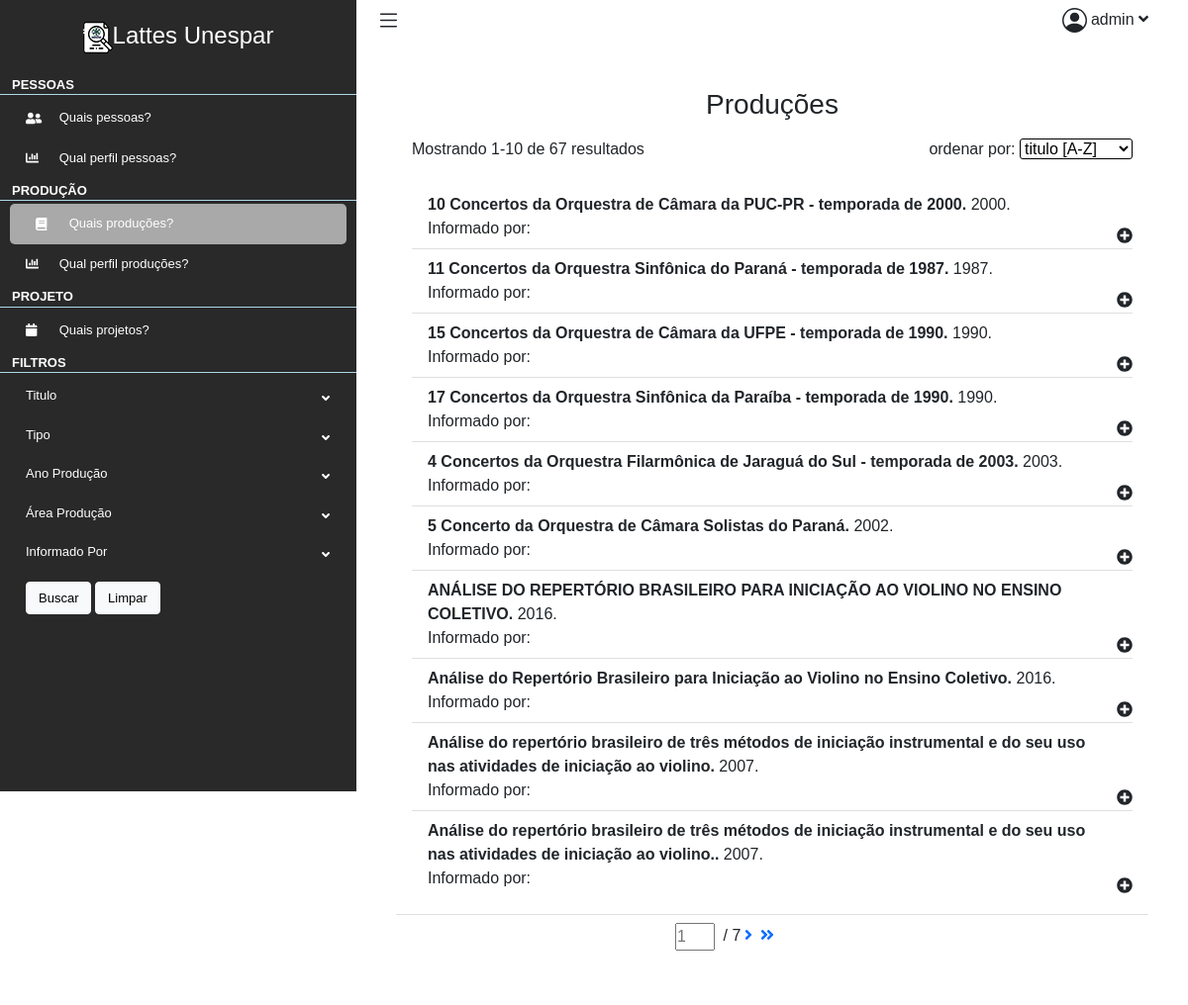
Page /lattes/producoes (signed in) on the earlier database version.
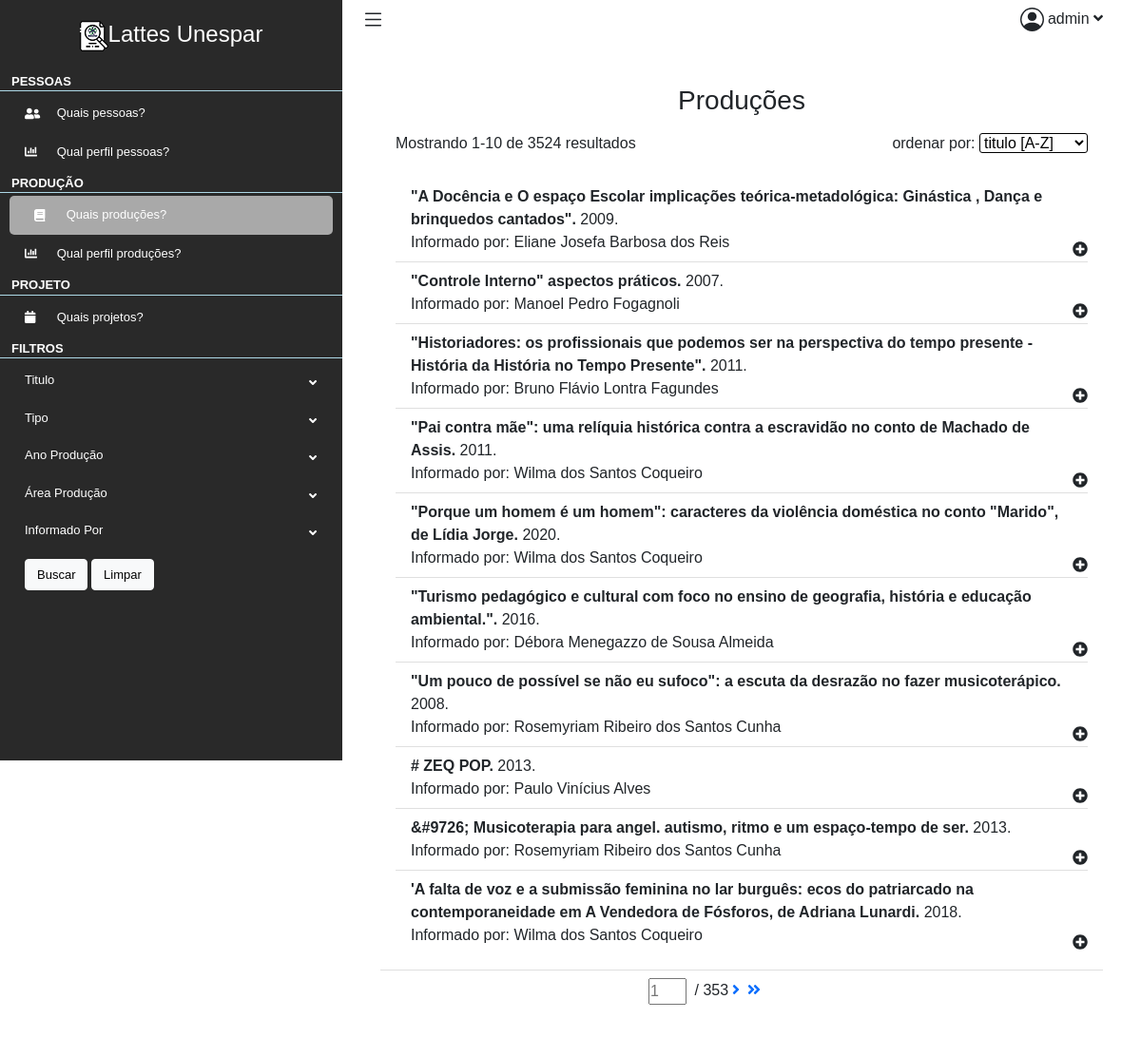
Same page on the later database version.
### lattes/models.py (models this page shows, shortened)
class Producao(models.Model):
    ano = models.IntegerField()
    informado_por = models.CharField(max_length=255)
    tipo = models.CharField(max_length=255)
    tipo_agrupador = models.CharField(max_length=255)
    titulo = models.CharField(max_length=255)

### lattes/views.py (the view)
# urls.py: path("producoes", views.producoes, name="producoes"),
@login_required
def producoes(request):
    context = {}
    regex = re.compile('(-?[A-Za-z]*)')
    unicode = re.compile('[A-Za-z_Á-û]*')
    ordenar = regex.match(str(request.GET.get('ordenar'))).group()
    area = request.GET.get('area')
    grande_area = request.GET.get('grandeArea')
    if ordenar == 'None':
        ordenar = 'titulo'
    producoes = Producao.objects.all()
    if valid_param(grande_area):
        producoes = producoes.filter(areas_conhecimento__grande_area=grande_area)
    elif valid_param(area):
        producoes = producoes.filter(areas_conhecimento__area=area)
    producoes_filtrada = ProducaoFilter(
        request.GET,
        queryset=producoes.order_by(ordenar)
    )
    paginator = Paginator(producoes_filtrada.qs, 10)
    page_number = request.GET.get('page')
    producoes_page = paginator.get_page(page_number)
    areas = AreaConhecimento.objects.all().values('grande_area', 'area').annotate(total=Count('id'))
    context["areas"] = areas
    context["grande_areas"] = grande_areas(areas)
    context["producoes"] = zip(producoes_page ,[producao.palavrasChave.all() for producao in producoes_page.object_list], [producao.areas_conhecimento.all() for producao in producoes_page.object_list], [producao.setores_atividade.all() for producao in producoes_page.object_list])
    context["Producao_page"] = producoes_page
    context["producoes_filtradas"] = producoes_filtrada
    return render(request, "lattes/producoes/producoes.html", context)

### lattes/templatetags/lattes_extras.py (called while the page is built)
@register.simple_tag
def my_url(value, field_name, urlencode=None):
    url = '?{}={}'.format(field_name, value)
    if urlencode:
        querystring = urlencode.split('&')
        f_querystring = filter(lambda p: p.split('=')[0]!=field_name, querystring)
        e_querystring = '&'.join(f_querystring)
        url='{}&{}'.format(url, e_querystring)
    return url

@register.filter
def replace(value, arg):
    if len(arg.split('|')) != 2:
        return value
    what, to = arg.split('|')
    return value.replace(what, to)

### lattes/views.py (called while the page is built)
def grande_areas(list):
    result = []
    for dictionary in list:
        grande_area = dictionary['grande_area']
        area = dictionary['area']
        total = dictionary['total']
        if not grande_area in [dictionary['grande_area'] for dictionary in result]:
            result.append({'grande_area':grande_area, 'total':total})
        else:
            for dictionary in result:
                if dictionary['grande_area'] == grande_area:
                    index = result.index(dictionary)
                    result.__setitem__(index, {'grande_area':grande_area, 'total':total + result.__getitem__(index)['total']})
    return result

def valid_param(param):
    return param != '' and param != None and param != 'None'

### lattes/templates/lattes/producoes/producoes.html (shortened to what this page needs)
{% extends 'lattes/layout.html' %}
{% load lattes_extras %}
{% load static %}
{% block main %}
<div class="container-fluid p-0">
    <div class="row">
        <div class="col-12">
            <div class="card">
                <div class="card-header">
                    <h1 class="h3 mb-3" style="text-align: center;">Produções</h1>
                    <div id="info">
                        <div>Mostrando {{ Producao_page.start_index }}-{{ Producao_page.end_index }} de {{ Producao_page.paginator.count }} resultados</div>
                        <div>ordenar por:
                            <select id="ordenar" form="filtro" name="ordenar">
                                <option value="titulo">titulo [A-Z]</option>
                            </select>
                        </div>
                    </div>
                </div>
                <div class="card-body">
                    <ul class="list-group list-group-flush">
                        {% for producao, palavras_chave, areas_conhecimento, setores_atividade in producoes%}
                        <li class="list-group-item">
                            <b>{{ producao.titulo}}.</b> {{ producao.ano }}.<br>
                            Informado por: {{ producao.informado_por }} <br>
                            <div class="drop-bnt"><i class="fa fa-plus-circle"></i></div>
                        </li>
                        {% endfor %}
                    </ul>
                </div>
                <div class="card-footer">
                    <div class="paginator">
                        <form method="GET">
                            <input type="number" name="page" placeholder="{{Producao_page.number}}"> /
                            {{Producao_page.paginator.num_pages}}
                        </form>
                        {% if Producao_page.has_next %}
                        <a href="{% my_url Producao_page.next_page_number 'page' request.GET.urlencode %}"><i
                                class="fas fa-angle-right"></i></a>
                        <a href="{% my_url Producao_page.paginator.num_pages 'page' request.GET.urlencode %}"><i
                                class="fas fa-angle-double-right"></i></a>
                        {% endif %}
                    </div>
                </div>
            </div>
        </div>
    </div>
</div>
{% endblock %}
{% block filtro %}
<form method="GET" id="filtro">
    <li>
        <div class="drop-bnt">
            Titulo <i class="fas fa-angle-down"></i>
        </div>
    </li>
    <li>
        <div class="drop-bnt">
            Tipo <i class="fa fa-angle-down"></i>
        </div>
    </li>
    <li>
        <div class="drop-bnt">
            Ano Produção <i class="fas fa-angle-down"></i>
        </div>
    </li>
    <li id="filtro-area">
        <div class="drop-bnt">
        Área Produção <i class="fas fa-angle-down"></i>
        </div>
    </li>
    <li>
        <div class="drop-bnt">
            Informado Por <i class="fas fa-angle-down"></i>
        </div>
    </li>
    <div class="submit">
        <input type="submit" value="Buscar" class="btn btn-light" id="btn-submit">
        <button type="button" class="btn btn-light" onclick="Limpar()" id="btn-limpar">Limpar</button>
    </div>
</form>
{% endblock %}

### lattes/templates/lattes/layout.html (shortened to what this page needs)
{% load static %}
<!DOCTYPE html>
<html lang="pt-br">
<head>
    <link rel="stylesheet" href="{% static 'css/estilo.css' %}">
    <link href="https://cdn.jsdelivr.net/npm/bootstrap@5.0.0-beta3/dist/css/bootstrap.min.css" rel="stylesheet">
</head>
<body>
    <div class="content">
        <aside class="sidebar">
            <a href="#" class="sidebar-logo"><img src="{% static 'imagens/sidebar-logo-lattesunespar.png' %}" alt="logo lattes unespar">Lattes Unespar</a>
            <nav class="links">
                <ul>
                    <li>
                        <div class="link-title">Pessoas</div>
                        <ul>
                            <li>
                                <a href="{% url 'lattes:pessoas' %}">
                                    <i class="fas fa-user-friends"></i>
                                    Quais pessoas?
                                </a>
                            </li>
                            <li>
                                <a href="{% url 'lattes:perfilPessoas' %}">
                                    <i class="fas fa-chart-bar"></i>
                                    Qual perfil pessoas?
                                </a>
                            </li>
                        </ul>
                    </li>
                    <li>
                        <div class="link-title">Produção</div>
                        <ul>
                            <li>
                                <a href="{% url 'lattes:producoes' %}">
                                    <i class="fas fa-book"></i>
                                    Quais produções?
                                </a>
                            </li>
                            <li>
                                <a href="{% url 'lattes:perfilProducao' %}">
                                    <i class="fas fa-chart-bar"></i>
                                    Qual perfil produções?
                                </a>
                            </li>
                        </ul>
                    </li>
                    <li>
                        <div class="link-title">Projeto</div>
                        <ul>
                            <li>
                                <a href="{% url 'lattes:projetos' %}">
                                    <i class="fas fa-calendar"></i>
                                    Quais projetos?
                                </a>
                            </li>
                        </ul>
                    </li>
                    <li>
                        <div class="link-title">Filtros</div>
                        <ul id="filtros">
                            {% block filtro %}
                            {% endblock %}
                        </ul>
                    </li>
                </ul>
            </nav>
        </aside>
        <div class="main">
            <nav class="navbar navbar-expand navbar-light navbar-bg">
                <div class="drop-btn-sidebar">
                </div>
                <div class="drop-bnt" id="user-icon">
                    {{request.user.username}}
                    <i class="fas fa-angle-down"></i>
                </div>
            </nav>
            <main>
                {% block main %}
                {% endblock %}
            </main>
        </div>
</body>
</html>

### lattes/static/css/estilo.css (style rules this page uses)
* { padding: 0; margin: 0; font-family: sans-serif, Poppins,Helvetica Neue,Arial; }
:root { --primary-dark: #292929; --primary: #363636; --secundary-dark: #487b94; --secundary: #98bbd6; --white: #d3dedc; }
body { font-size: .825rem; font-weight: 400; line-height: 1.625; }
#info { display: flex; justify-content: space-between; }
main { flex: 1; width: 100%; padding: 2.5rem 2.5rem 1.5rem; }
#user-icon { position: absolute; right: 40px; cursor: pointer; }
#user-icon .fa-angle-down { position: static; }
.main { display: flex; flex-direction: column; background-color: #fff; margin-left: 360px; width: 100%; min-height: 100vh; }
.navbar { width: 100%; position: relative; padding: .875rem 1.25rem; background-color: #fff; }
.main .card { border: 0 solid transparent; margin-bottom: 20px; }
.main .card-header { background-color: #fff; border-bottom: 0 solid transparent; }
.main .card-footer { border-bottom: 0 solid transparent; margin-bottom: 20px; background-color: #fff; }
.paginator { width: 28%; margin: 0 auto 0; display: flex; }
.paginator input,.paginator i { margin: 0 4px 0; width: 40px; vertical-align: middle; }
.content { display: flex; flex-direction: row; height: 100%; }
.links ul { list-style: none; padding: 0; }
.sidebar a ,.sidebar a:hover { text-decoration: none; color: white; }
.links i { display: inline-block; vertical-align: middle; margin-right: 10px; width: 20px; }
.links li, #filtros { direction: inherit; box-sizing: border-box!important; position: relative; display: block; height: 100%; width: auto; max-width: 100%; max-height: 100%; font-size: 13px; font-weight: 400; }
.links .link-title { min-height: 20px; text-transform: uppercase; font-size: 13px; font-weight: 700; padding: 0 5px 0 12px; margin: 0; margin-top:3px; margin-bottom: 3px; border-bottom: 1px solid lightblue; }
.sidebar { position: fixed; background-color: var(--primary-dark); color: white; width: 360px; height: 100vh; overflow: auto; }
.sidebar-logo { font-weight: 500; font-size: 1.5rem; padding: 1.15rem 1.5rem; display: block; text-align: center; color: #fff; }
.sidebar-logo img { vertical-align: middle; }
.drop-bnt .fa-angle-down { position: absolute; right: 1.7rem; top: 1rem; }
.submit input, .submit button { font-size: 13px; }
.drop-btn-sidebar { cursor: pointer; }
.links a,#filtros .drop-bnt { display: block; padding: .625rem 1.625rem; cursor: pointer; }
#filtros .submit,#filtros .wrapper.wrapper.show { margin: .625rem 1.625rem; }
#filtro #btn-submit { position: inherit; transform: translateX(0); }
#ordenar { border: 1px solid black; border-radius: 3px; background-color: white; }
.list-group-item { position: relative; }
.list-group-item .drop-bnt { position: absolute; right: 0; bottom: 0; }
.drop-bnt { cursor: pointer; }

### lattes/templates/lattes/producoes/producoes.html (style rules this page uses)
#info { display: flex; justify-content: space-between; }

Differences in the rows shown:
removed Producao: titulo "10 Concertos da Orquestra de Câmara da PUC-PR - temporada de 2000", ano "2000"
removed Producao: titulo "11 Concertos da Orquestra Sinfônica do Paraná - temporada de 1987", ano "1987"
removed Producao: titulo "15 Concertos da Orquestra de Câmara da UFPE - temporada de 1990", ano "1990"
removed Producao: titulo "17 Concertos da Orquestra Sinfônica da Paraíba - temporada de 1990", ano "1990"
removed Producao: titulo "4 Concertos da Orquestra Filarmônica de Jaraguá do Sul - temporada de 2003", ano "2003"
removed Producao: titulo "5 Concerto da Orquestra de Câmara Solistas do Paraná", ano "2002"
removed Producao: titulo "ANÁLISE DO REPERTÓRIO BRASILEIRO PARA INICIAÇÃO AO VIOLINO NO ENSINO COLETIVO", ano "2016"
removed Producao: titulo "Análise do Repertório Brasileiro para Iniciação ao Violino no Ensino Coletivo", ano "2016"
removed Producao: titulo "Análise do repertório brasileiro de três métodos de iniciação instrumental e do seu uso nas atividades de iniciação ao violino", ano "2007"
removed Producao: titulo "Análise do repertório brasileiro de três métodos de iniciação instrumental e do seu uso nas atividades de iniciação ao violino.", ano "2007"
added Producao: titulo "\"A Docência e O espaço Escolar implicações teórica-metadológica: Ginástica , Dança e brinquedos cantados\"", ano "2009", informado_por "Eliane Josefa Barbosa dos Reis"
added Producao: titulo "\"Controle Interno\" aspectos práticos", ano "2007", informado_por "Manoel Pedro Fogagnoli"
added Producao: titulo "\"Historiadores: os profissionais que podemos ser na perspectiva do tempo presente - História da História no Tempo Presente\"", ano "2011", informado_por "Bruno Flávio Lontra Fagundes"
added Producao: titulo "\"Pai contra mãe\": uma relíquia histórica contra a escravidão no conto de Machado de Assis", ano "2011", informado_por "Wilma dos Santos Coqueiro"
added Producao: titulo "\"Porque um homem é um homem\": caracteres da violência doméstica no conto \"Marido\", de Lídia Jorge", ano "2020", informado_por "Wilma dos Santos Coqueiro"
added Producao: titulo "\"Turismo pedagógico e cultural com foco no ensino de geografia, história e educação ambiental.\"", ano "2016", informado_por "Débora Menegazzo de Sousa Almeida"
added Producao: titulo "\"Um pouco de possível se não eu sufoco\": a escuta da desrazão no fazer musicoterápico", ano "2008", informado_por "Rosemyriam Ribeiro dos Santos Cunha"
added Producao: titulo "# ZEQ POP", ano "2013", informado_por "Paulo Vinícius Alves"
added Producao: titulo "&#9726; Musicoterapia para angel. autismo, ritmo e um espaço-tempo de ser", ano "2013", informado_por "Rosemyriam Ribeiro dos Santos Cunha"
added Producao: titulo "'A falta de voz e a submissão feminina no lar burguês: ecos do patriarcado na contemporaneidade em A Vendedora de Fósforos, de Adriana Lunardi", ano "2018", informado_por "Wilma dos Santos Coqueiro"
Other differences:
{{ Producao_page.paginator.count }}: "67" → "3524"
{{ Producao_page.paginator.num_pages }}: "7" → "353"
